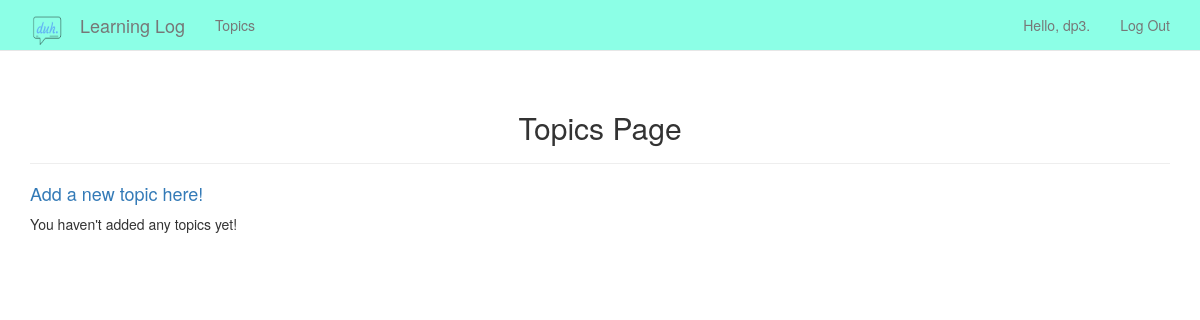
The app's page /topics/ (signed in), older data.
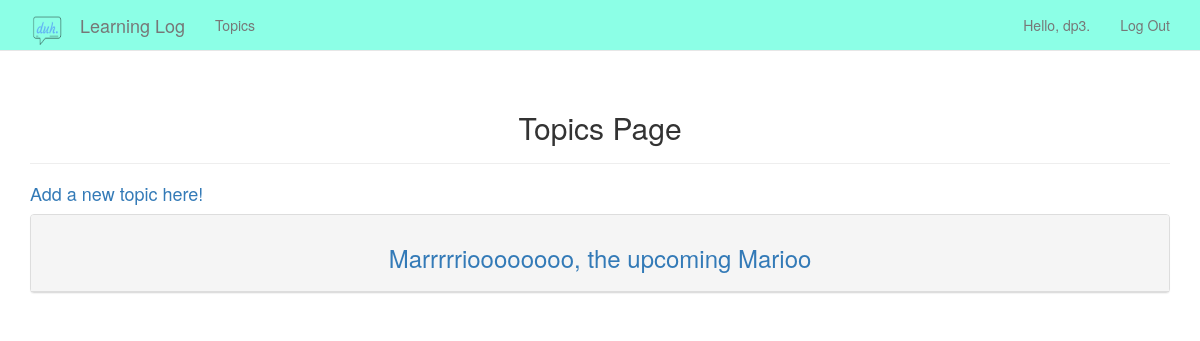
The same page, newer data.
### learning_logs/models.py (models this page shows)
class Topic(models.Model):
    objects = None
    text = models.CharField(max_length=200)  # Recording the title of the Topic with a max length of 200 characters
    date_added = models.DateTimeField(auto_now_add=True)  # Recording the date and time that a topic was created
    owner = models.ForeignKey(User, on_delete=models.CASCADE)  # Adds the owner field which creates a foreignkey
    def __str__(self):
        return self.text

### learning_logs/views.py (the view)
# urls.py: path('topics/', views.topics, name='topics'),
@login_required
def topics(request):
    topics = Topic.objects.filter(owner=request.user).order_by('date_added')
    context = {'topics': topics}
    return render(request, 'learning_logs/topics.html', context)

### learning_logs/templates/learning_logs/topics.html
{% extends "learning_logs/base.html" %}
{% block header %}
    <div class="text-center">
        <h2>Topics Page</h2>
    </div>
{% endblock header %}
{% block content%}
    <h4><a href="{% url 'learning_logs:new_topic' %}">Add a new topic here!</a></h4>
    {% for topic in topics %}
        <div class="panel panel-default text-center text-align">
            <div class="panel-heading">
            <h3>
                <a href="{% url 'learning_logs:topic' topic.id %}">{{ topic }}</a>
            </h3>
            </div>
        </div>
        {% empty %}
            You haven't added any topics yet!
        {% endfor %}
{% endblock content %}

### learning_logs/templates/learning_logs/base.html (shortened to what this page needs)
{% load bootstrap3 %}
{% load static%}
<!doctype html>
<html lang="en" xmlns="http://www.w3.org/1999/html">
    <head>
        {% bootstrap_css %}
    </head>
    <body>
        <nav class="navbar navbar-default navbar-static-top" style="background-color: #8cffe6;">
            <div class="container">
                <a class="navbar-brand"><img src="{% static 'learning_logs/logo.png' %}" width="35" height="30"
                                             class="align-baseline" alt="Darrell_Logo"> </a>
                <div class="navbar-header">
                      <a class="navbar-brand" href="{% url 'learning_logs:index' %}">Learning Log</a>
                </div>
                <div id="navbar" class="navbar-collapse collapse align-top">
                    <ul class="nav navbar-nav">
                        <li><a href="{% url 'learning_logs:topics' %}">Topics</a></li>
                    </ul>
                    <ul class="nav navbar-nav navbar-right align-top">
                        {% if user.is_authenticated %}
                            <li><a>Hello, {{ user.username }}.</a></li>
                            <li><a href="{% url 'users:logout' %}">Log Out</a></li>
                        {% else %}
                            <li><a href="{% url 'users:register' %}">Register</a> </li>
                            <li><a href="{% url 'users:login' %}">Login</a> </li>
                        {% endif %}
                    </ul>
                </div>
            </div>
        </nav>
        <div class="container">
            <div class="page-header">
                {% block header %}{% endblock header %}
            </div>
            <div>
                {% block content %}{% endblock content %}
            </div>
        </div>
    </body>
</html>

Row changes from the older to the newer data that the page shows:
added Topic: text "Marrrrrioooooooo, the upcoming Marioo"
Text that changed along with them:
text no longer shown: "You haven't added any topics yet!"
